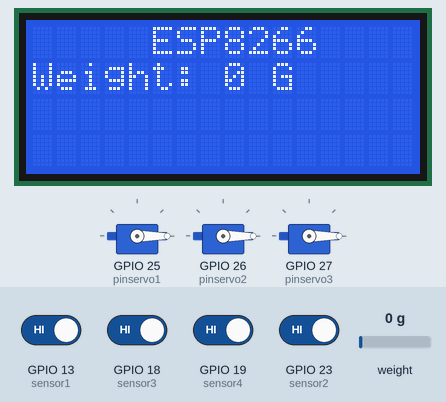
Simulated run of this sketch. Board: ESP32. On the bench: 3 × servo, 16×4 character LCD. The test bench sets the inputs (shaded band); at power-on: GPIO 13 (sensor1), GPIO 18 (sensor3), GPIO 19 (sensor4), GPIO 23 (sensor2) HIGH, weight on the scale 0 g. WiFi joins after 1.5 s; servers stay silent unless stated; what the sketch prints to the serial monitor is not drawn.

Above: at 4.8 s.
4.9 s: weight on the scale set to 100 g
At 6.6 s:
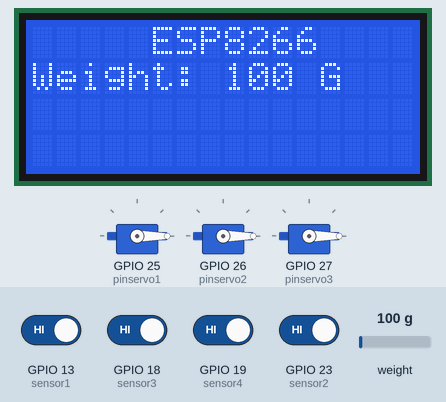
6.9 s: GPIO 13 (sensor1) driven LOW
At 9.0 s:
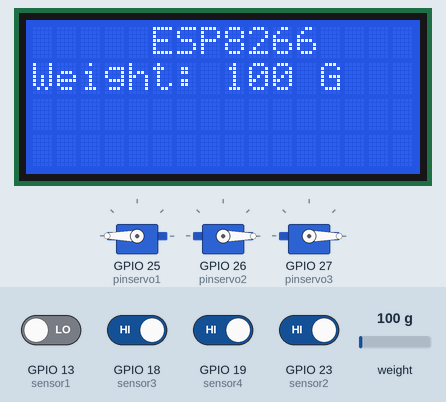
9.3 s: weight on the scale set to 1250 g
At 11.5 s:
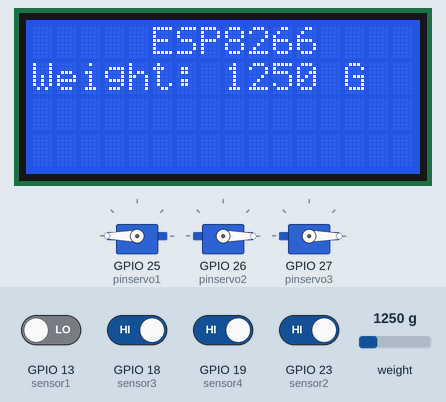
11.8 s: weight on the scale set to 2500 g
At 13.1 s:
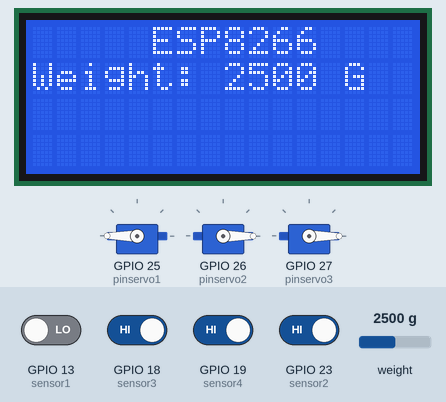
Timing chart, 0 to 14.8 s (numbered marks = the images above; inputs shaded):
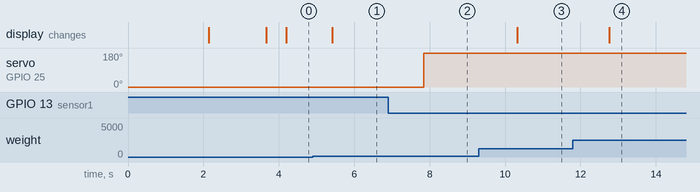

The sketch:

esp8266.ino
```cpp
#include <WiFi.h>
#include <FirebaseESP32.h>
#include <ESP32Servo.h>
#include "HX711.h"
#include <Wire.h>
#include <LiquidCrystal_I2C.h>
HX711 scale;
Servo s1, s2, s3;
LiquidCrystal_I2C lcd(0x3F, 16, 4);
FirebaseData fbdb;
const int sensor1 = 13;
const int sensor2 = 23;
const int sensor3 = 18;
const int sensor4 = 19;
const int pinservo1 = 25;
const int pinservo2 = 26;
const int pinservo3 = 27;
const int DOUT = 32;
const int CLK = 33;
int over = 0;
int gtcb1,gtcb2,gtcb3,gtcb4;
int demsp1=0,demsp2=0,demsp3=0;
int weight,temp=0;
int pre2=HIGH,pre3=HIGH,pre4=HIGH;
float calibration_factor = 1067.204;
#define WIFI_SSID     "Pepsiii 2Ghz"
#define WIFI_PASSWORD "nguyenlieukhai"
#define FIREBASE_HOST "https://fir-70cb1-default-rtdb.firebaseio.com//" //Thay bằng địa chỉ firebase của bạn
#define FIREBASE_AUTH "MSNahdKuX5262vBcGBKh2Nv89EBElgVHDIY1bDs1"   //Không dùng xác thực nên không đổi

void setup() {
  Serial.begin(115200);
  //set up servo
  s1.attach(pinservo1);
  s1.write(0);
  s2.attach(pinservo2);
  s2.write(0);
  s3.attach(pinservo3);
  s3.write(0);
  //set up loadcell
  scale.begin(DOUT, CLK);
  scale.set_scale();
  scale.tare();
  long zero_factor = scale.read_average();
  // set up lcd & wifi
  Wire.begin(21, 22);
  lcd.init();
  lcd.backlight();
  lcd.begin(16,4);
  lcd.setCursor(6,0);
  lcd.print("ESP32");
  lcd.setCursor(0,1);
  //set up wifi
  lcd.print("Ket noi wifi");
  Serial.println("Bat dau ket noi wifi");
  WiFi.begin(WIFI_SSID,WIFI_PASSWORD);
  while(!(WiFi.status() == WL_CONNECTED)){
    delay(500);
    Serial.println("...");
  }
  Serial.println("");
  Serial.println("Ket noi thanh cong!");
  lcd.clear();
  lcd.setCursor(6,0);
  lcd.print("ESP32");
  lcd.setCursor(0,1);
  lcd.print("Da ket noi wifi!");
  Firebase.begin(FIREBASE_HOST,FIREBASE_AUTH);
}

void loadcell()
{
  scale.set_scale(calibration_factor); //Adjust to this calibration factor
  weight = scale.get_units(5);
}

void sensor(){
  gtcb1 = digitalRead(sensor1);
  gtcb2 = digitalRead(sensor2);
  gtcb3 = digitalRead(sensor3);
  gtcb4 = digitalRead(sensor4);
}

void phanloaisanpham()
{
  if  (weight>0)
  {
    if(gtcb1==LOW)
    {
      over = 1;
      s1.write(180);
      temp = weight;
      Serial.print("Can nang tạm: ");
      Serial.print(temp);
      if (temp <= 20)   s2.write(180);
      else if (temp <=50) s3.write(180);
      else
      {
        s2.write(0);
        s3.write(0);
      }
    }
    else{
      over = 0;
      s1.write(0);
    }
  }

  if (gtcb2==LOW)
  {
    temp = 0;
    over = 0;
  }
  if (gtcb3==LOW)
  {
    temp = 0;
    over = 0;
  }
  if (gtcb4==LOW)
  {
    temp = 0;
    over = 0;
  }
}

void demsp()
{
  if (gtcb2==LOW && pre2==HIGH)
  {
    demsp1++;
    delay(20);
  }
  pre2=gtcb2;

  if (gtcb3==LOW && pre3==HIGH)
  {
    demsp2++;
    delay(20);
  }
  pre3=gtcb3;

  if (gtcb4==LOW && pre4==HIGH)
  {
    demsp3++;
    delay(20);
  }
  pre4=gtcb4;

}

void lcd_display()
{
  lcd.clear();
  lcd.setCursor(5,0);
  lcd.print("ESP8266");
  lcd.setCursor(0,1);
  lcd.print("Weight: ");
  lcd.print(weight);
  lcd.print(" G ");
  lcd.setCursor(0,2);
  Serial.print("Can nang: ");
  Serial.print(weight);
  Serial.println(" G ");
  delay(100);
}

void capnhatfb()
{
  Firebase.setInt(fbdb,"plsp/weight",weight);
  Firebase.setInt(fbdb,"plsp/soluongsp1",demsp1);
  Firebase.setInt(fbdb,"plsp/soluongsp2",demsp2);
  Firebase.setInt(fbdb,"plsp/soluongsp3",demsp3);
}

void loop() {
  loadcell();
  sensor();
  phanloaisanpham();
//  demsp();
  lcd_display();
  capnhatfb();
}
```

Measured:
- after the input at 4.9 s, the display: changes after 0.52 s (image 1)
- after the input at 6.9 s, servo on GPIO 25 (pinservo1): 0° → 180° after 0.94 s
- after the input at 9.3 s, the display: changes after 1.0 s (image 3)
- after the input at 11.8 s, the display: changes after 0.97 s (image 4)
